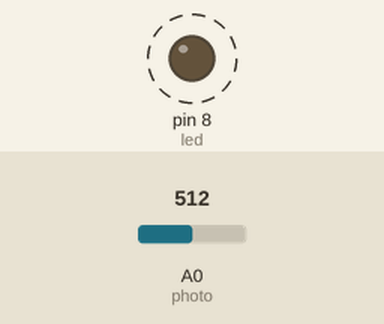
The sketch below on a simulated Arduino Uno, built with avr-gcc and run on an emulated ATmega328P. On the bench: output pins drawn as LEDs (lit = HIGH). Dashed ring = blinking. Inputs (shaded band) come from the test bench; at power-on: A0 (photo) = 512.

Above: at 1.8 s.
1.9 s: A0 (photo) set to 0
At 2.4 s:
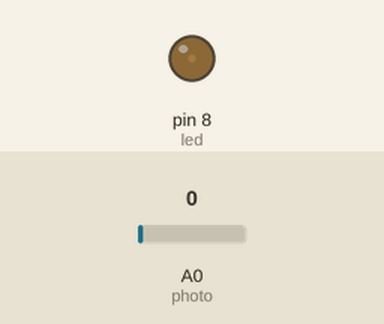
3.6 s: A0 (photo) set to 122
At 3.9 s:
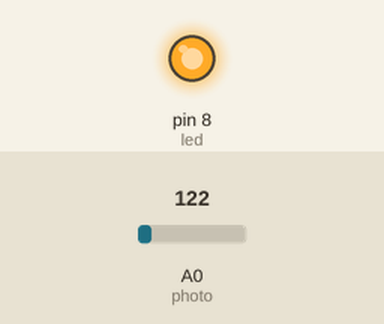
Timing chart, 0 to 13.1 s (numbered marks = the images above; inputs shaded):
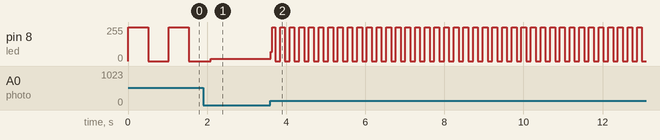

The sketch:

light-controlled-blink.ino
```cpp
/*  Analog Input Demonstrates analog input by reading an analog sensor on analog pin 0 and turning on and off a light emitting diode(LED) connected to digital pin 13. The amount of time the LED will be on and off depends on the value obtained by analogRead(). */

int photo = A0; // select the input pin for the potentiometer
int led = 8; // select the pin for the LED
int sensorValue = 0; // variable to store the value coming from the sensor

void setup() {   
// declare the ledPin as an OUTPUT:   
pinMode(led, OUTPUT);
 }

void loop() {   
// read the value from the sensor:   
sensorValue = analogRead(photo);   
// turn the ledPin on   
digitalWrite(led, HIGH);   
// stop the program for <sensorValue> milliseconds:  
 delay(sensorValue);   
// turn the ledPin off:   
digitalWrite(led, LOW);   
// stop the program for for <sensorValue> milliseconds:   
delay(sensorValue);
}
```

Measured:
- after the input at 3.6 s, pin 8 (led): 16/255 → 69/255 at once, then moves between 0/255 and 255/255, repeating every 0.24 s
- by itself, pin 8 (led): alternates 255/255 for 0.51 s and 0/255 for 0.51 s
